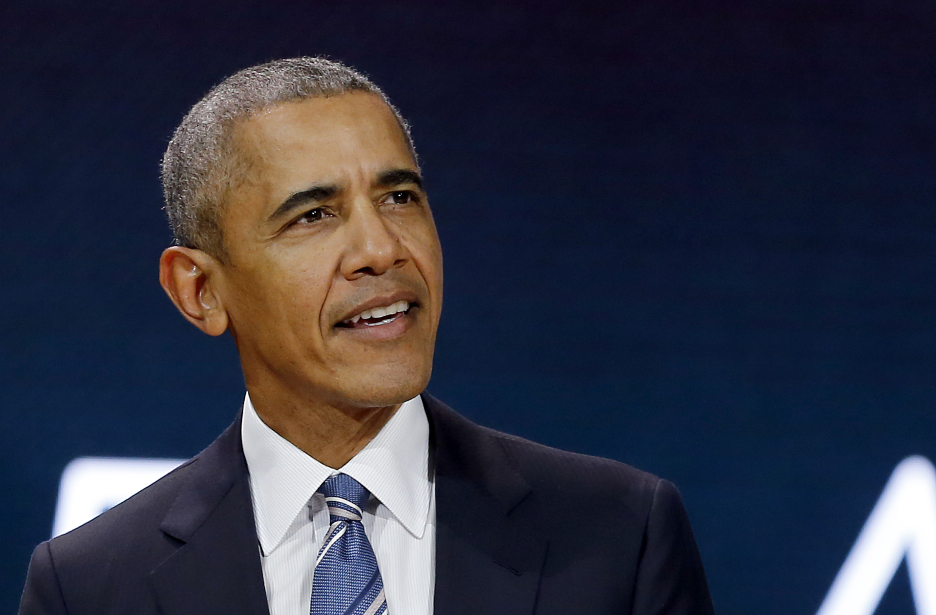
#> input picture obama.jpeg, 1872 x 1230 px, found by its file name (shown at 1/2 size)
$ jupyter execute --allow-errors assn1.ipynb
#> lines starting #> are read from the running program, lines starting #| are printed output that depends on the picture; after the words box and inside, x2 and y2 are one past the last pixel; in counts of white or black regions, pixels touching at a corner belong together
<a href="https://colab.research.google.com/github/Gituhin/Image-noising-Denoising/blob/main/assn1.ipynb" target="_parent"></a>

Importing the Required libraries

[cell 1]
import cv2
import random as ran
from google.colab.patches import cv2_imshow
import statistics as st

noising the image by randomly corrupting pixels

[cell 2]
img=cv2.imread('/content/drive/My Drive/Assignments/assign1/obama.jpeg')
#> img is the input picture: shape (1230, 1872, 3); mean B, G, R 64.2, 49.3, 47.3
h, w=img.shape[:2]
#> h = 1230; w = 1872
img1 = cv2.resize(img,(int(w/3), int(h/3)),interpolation = cv2.INTER_CUBIC)  #resizing the image
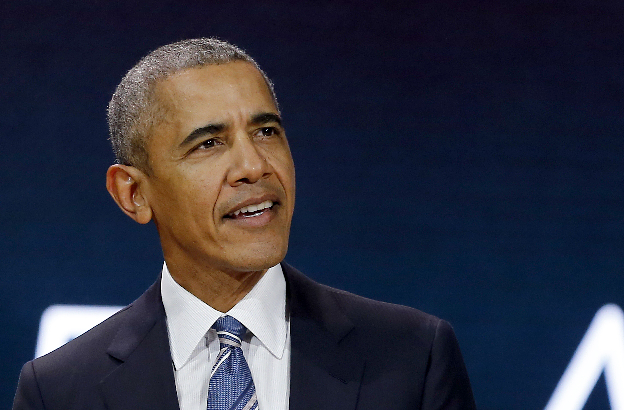
#> img1: shape (410, 624, 3); mean B, G, R 64.1, 49.3, 47.3
h_lt, v_lt=img1.shape[0], img1.shape[1]   #taking the dimensions into variables and using them as horizontal and vertical limits
#> h_lt = 410; v_lt = 624
cv2_imshow(img1)
noise_px=int(0.04*h_lt*v_lt)      #corrupting 4% of the total pixels of the resized image
#> noise_px = 10233

for i in range(0, noise_px):
  h=ran.randint(1, h_lt-2)  #choosing random row
  v=ran.randint(1, v_lt-2)  #choosing random coloumn
  img1[h][v][0]=ran.randint(0,255)    #corrupting RED
  img1[h][v][1]=ran.randint(0,255)    #corrupting GREEN
  img1[h][v][2]=ran.randint(0,255)    #corrupting BLUE
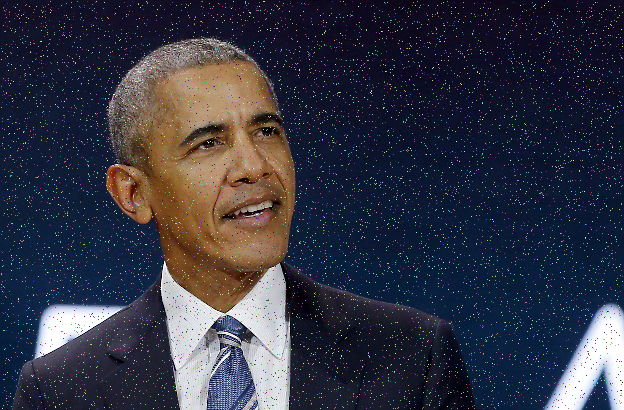
#> img1: shape (410, 624, 3); 3.92% of pixels changed, all inside (x1, y1, x2, y2) = (1, 1, 623, 409)

print('\n')
cv2_imshow(img1)    #showing corrupt image
st=cv2.imwrite('/content/drive/My Drive/Assignments/noised_obama.png', img1)    #saving the corrupted image in local directory
print(st)
#| True

replacing the corrupt pixels(of noised image) with the **average** of values of neighbours

[cell 3]
n_img=cv2.imread('/content/drive/My Drive/Assignments/noised_obama.png') #loading the corrupted image from the locally saved directory
cv2_imshow(n_img)
threshold=100     #setting threshold limit for identification of the corrupt pixels
for h in range(1, h_lt-2):    #looping accross the rows
  for v in range(1, v_lt-2):    #looping accross the columns

    lst=[]        #an empty list for storing the difference in values of the target pixel from the neighbouring pixels
    c=0           #counter set to 0(for counting the normal pixels arounf the target pixel)

    R, G, B=n_img[h][v][0], n_img[h][v][1], n_img[h][v][2] #storing the RGB values of the target pixel and summing up
    sumRGB=int(R)+int(G)+int(B)
    sum_f=int(n_img[h][v+1][0]) + int(n_img[h][v+1][1])+ int(n_img[h][v+1][2])
    sum_b=int(n_img[h][v-1][0]) + int(n_img[h][v-1][1]) + int(n_img[h][v-1][2])     #summing up the RGB values of the up, down, right and left pixels of the target pixel
    sum_up=int(n_img[h+1][v][0]) + int(n_img[h+1][v][1])+ int(n_img[h+1][v][2])
    sum_down=int(n_img[h-1][v][0]) + int(n_img[h-1][v][1]) + int(n_img[h-1][v][2])
    df, db, dup, ddown=abs(sum_f-sumRGB), abs(sum_b-sumRGB), abs(sum_up-sumRGB), abs(sum_down-sumRGB)
    #calculating the difference between the 4 neighbouring pixels to the target pixel and storing them in the list below
    lst=[df, db, dup, ddown]

    for j in lst:
      if j>threshold:   #checking the list elements if the difference is greater then threshold( there maybe pixels corrupted just near to another corrupted pixel)
        c+=1

    if c>=2:
      for i in range(0,3):    #if no. of pixels having high difference are greater or equal 2 then target pixel identified as corrupted
        up=n_img[h-1][v][i]
        down=n_img[h+1][v][i]     #storing the values of neighbouring pixels(up, down, right, left)
        right=n_img[h][v+1][i]
        left=n_img[h][v-1][i]

        avg=(int(up)+int(down)+int(right)+int(left))/4
        int_avg=int(avg)            #finding their mean and replacing the target pixel with that value
        n_img[h][v][i]=int_avg
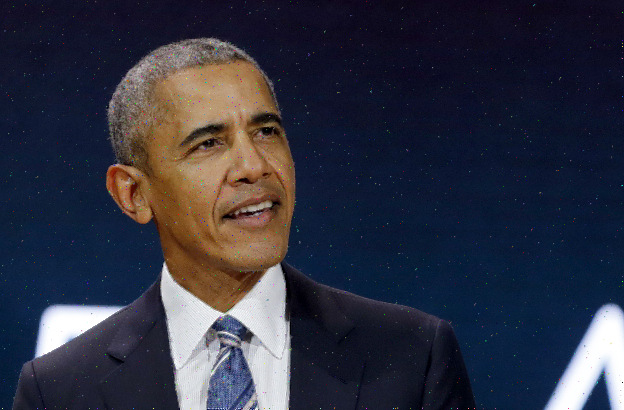
#> n_img: shape (410, 624, 3); 5.71% of pixels changed, all inside (x1, y1, x2, y2) = (1, 1, 622, 408)

print('\n')
cv2_imshow(n_img)       #displaying the smoothened image
